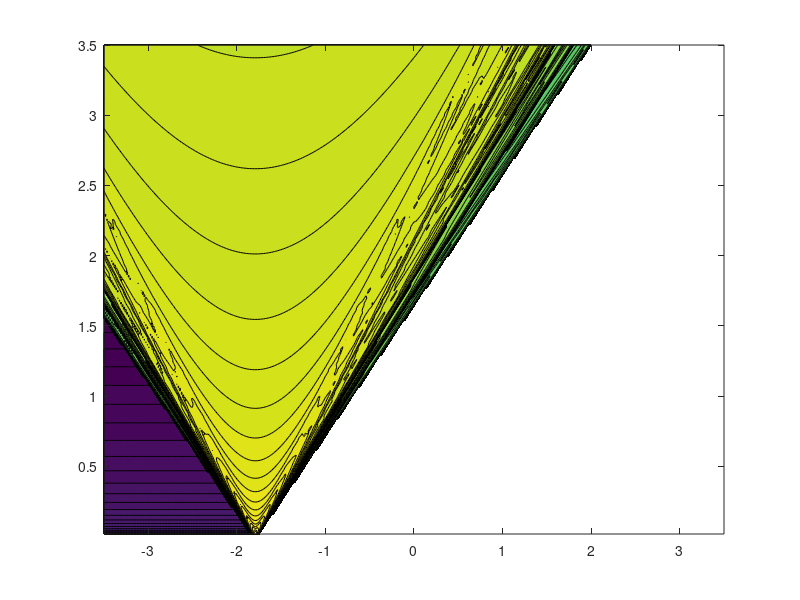
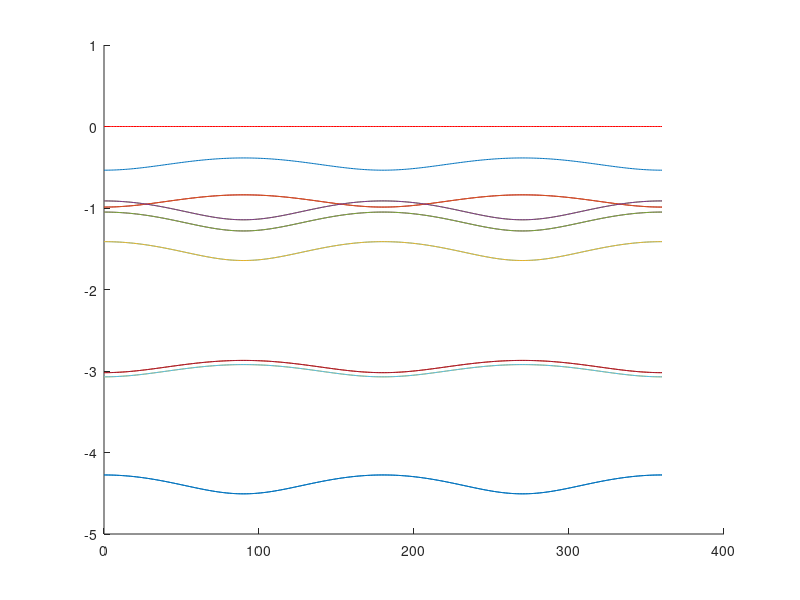

MATLAB code for these plots, in order: (Note: this script raises an error after producing the figures.)
clear;
fs=28;
%natconst;
Qe=1.602e-19;
Mp=1.673e-27;

lambdabalmer=656.1e-9;
lambda=[-257.56,-193.17,-128.78,-64.39,0.000001,64.39,128.78,193.17,257.56];
stark_intens=[1.d0,   18.d0,   16.d0, 1681.d0, 2304.d0, 729.d0, 1936.d0, 5490.d0, 1936.d0, 729.d0...
        2304.d0, 1681.d0, 16.d0, 18.d0, 1.d0];
stark_pi=[1,0,0,1,1,1,0,0,0,1,1,1,0,0,1];
stark_sigma=1-stark_pi;
stark_wavel =[-2.20200d-06,-1.65200d-06,-1.37700d-06,-1.10200d-06, -8.26400d-07,-5.51000d-07,-2.75600d-07,...
        0.00000d0, 2.75700d-07, 5.51500d-07, 8.27400d-07, 1.10300d-06, 1.38000d-06, 1.65600d-06, 2.20900d-06]*1e-10;


    
    
lambdaexp=659.1e-9;

%for lambdaexp=[662.1 659.1 653.1 650.1]*1e-9;
%for phi=[20 40 60 80];
phi=40;
gamma=0:360;

stark_intens_prob=stark_intens/sum(stark_intens);

for j=1:length(stark_intens)
    for i=1:length(gamma);
        stark_intens_prob_gyro(j,i)=stark_intens_prob(j)*(1-stark_pi(j)*(sin(phi/180*pi)*sin(gamma(i)/180*pi))^2 ...
            +stark_sigma(j)*(sin(phi/180*pi)*sin(gamma(i)/180*pi))^2);
    end
end

stark_intens_prob_gyro_sum=sum(stark_intens_prob_gyro,1);


figure(433);clf;hold on;
for i=1:length(stark_intens)
plot(gamma, log10(stark_intens_prob_gyro(i,:)))
end
plot(gamma, log10(stark_intens_prob_gyro_sum),'r')


savefigs=0;

%construct 2D distribution function as a function of parallel and perpendicular velocity. 
dv=3.5e6/200;

%vperp = [0.01e6:dv:3.5e6];
vperpt = [dv:dv:3.5e6];
vparat  = [-3.5e06:dv:3.5e6];
[VPARAT,VPERPT]=meshgrid(vparat,vperpt);



[rows,columns]=size(VPERPT);
ax = [-3.6 3.6 -0.1 3.6];
dlambda=.1e-9;
%for dlambda=[0.1 0.2 0.5 1]*1e-9

du=3e8*(dlambda/lambdabalmer);
%du=1e4;

% %Stark splitting
Efield=1e5;

Bfield=1.79;
vcrossBfield=VPERPT*Bfield;


for i=1:length(stark_wavel)  
    %for i=6:9
    %    lambdastark(:,:,i)=lambdabalmer*(1 + 1.e-6*vcrossBfield*lambdabalmer*lambda(i));
    lambdastark(:,:,i)=lambdabalmer + vcrossBfield*stark_wavel(i);
end

ustark=3e8*(lambdaexp./lambdastark-1);


intennorm=stark_intens/sum(stark_intens);

wvstark=zeros(size(VPARAT));
for i=1:15
    gamma1=acos((ustark(:,:,i)-du/2-cos(phi/180*pi).*(-VPARAT))./(sin(phi/180*pi).*VPERPT));
    gamma2=acos((ustark(:,:,i)+du/2-cos(phi/180*pi).*(-VPARAT))./(sin(phi/180*pi).*VPERPT));
    wv=real( (gamma1-gamma2)/pi - stark_pi(i)*(sin(phi/180*pi))^2/2*((gamma1-gamma2)/pi - (sin(2*gamma1)-sin(2*gamma2))/(2*pi))...
        + stark_sigma(i)*(sin(phi/180*pi))^2/2*((gamma1-gamma2)/pi - (sin(2*gamma1)-sin(2*gamma2))/(2*pi)));
    wvstark=wvstark+stark_intens_prob(i)*wv;
end

gamma1=acos((ustark(:,:,8)-du/2-cos(phi/180*pi).*(-VPARAT))./(sin(phi/180*pi).*VPERPT));
gamma2=acos((ustark(:,:,8)+du/2-cos(phi/180*pi).*(-VPARAT))./(sin(phi/180*pi).*VPERPT));
wv=real((gamma1-gamma2))/pi;%/du*dv^2;

energy0=5.53e6;
phaseshift=0;
vperp0=sqrt(energy0*2*Qe/(2*Mp));
amplitudeV=VPERPT/vperp0;
wvcosine=wv+2*amplitudeV.^2*cos(phaseshift/180*pi).*(real(sin(gamma1)-sin(gamma2)));
       
fig=figure(200);clf; hold on; box on;
set(gcf,'DefaultLineLineWidth',4)
[dummy,H]=contourf(vparat/1e6,vperpt/1e6,real(log10(wvstark)),200);
for i = 1:length(H) set(H(i),'Edgecolor','none');end
axis('equal')
axis(ax)
set(gca,'fontsize',fs,'fontweight','bold')
xlabel('v_{||} [10^6 m/s]','fontsize',fs,'fontweight','bold')
ylabel('v_{\perp} [10^6 m/s]','fontsize',fs,'fontweight','bold')
set(gca,'ytick',[-3 -2 -1 0 1 2 3])
set(gca,'xtick',[-3 -2 -1 0 1 2 3])
set(gca,'yticklabel',[3 2 1 0 1 2 3])
caxis([-3 0])
handlecolorbar=colorbar;%('horiz');
colormapInverseHotBWwfc;
set(handlecolorbar,'fontsize',fs,'fontweight','bold'); 
set(handlecolorbar,'Position',[0.85 0.3 0.03 0.43]);
%set(handlecolorbar,'zticklabel',[-3 -2 -1 0])
 
 

fig=figure(210);clf; hold on; box on;
set(gcf,'DefaultLineLineWidth',4)
[dummy,H]=contourf(vparat/1e6,vperpt/1e6,log10(wv),200);
for i = 1:length(H) set(H(i),'Edgecolor','none');end
axis('equal')
axis(ax)
%set(gca,'Position', [0.2 0.2 0.6 0.75])
set(gca,'fontsize',fs,'fontweight','bold')
xlabel('v_{||} [10^6 m/s]','fontsize',fs,'fontweight','bold')
ylabel('v_{\perp} [10^6 m/s]','fontsize',fs,'fontweight','bold')
set(gca,'ytick',[-3 -2 -1 0 1 2 3])
set(gca,'xtick',[-3 -2 -1 0 1 2 3])
set(gca,'yticklabel',[3 2 1 0 1 2 3])
caxis([-3 0])
handlecolorbar=colorbar;%('horiz');
colormapInverseHotBWwfc;
set(handlecolorbar,'fontsize',fs,'fontweight','bold'); 
set(handlecolorbar,'Position',[0.85 0.3 0.03 0.43]);
%set(handlecolorbar,'zticklabel',[-3 -2 -1 0])

    if 1
fig=figure(220);clf; hold on; box on;
set(gcf,'DefaultLineLineWidth',4)
[dummy,H]=contourf(vparat/1e6,vperpt/1e6,log10(wvcosine),200);
for i = 1:length(H) set(H(i),'Edgecolor','none');end
axis('equal')
axis(ax)
%set(gca,'Position', [0.2 0.2 0.6 0.75])
set(gca,'fontsize',fs,'fontweight','bold')
xlabel('v_{||} [10^6 m/s]','fontsize',fs,'fontweight','bold')
ylabel('v_{\perp} [10^6 m/s]','fontsize',fs,'fontweight','bold')
set(gca,'ytick',[-3 -2 -1 0 1 2 3])
set(gca,'xtick',[-3 -2 -1 0 1 2 3])
set(gca,'yticklabel',[3 2 1 0 1 2 3])
caxis([-3 0])
handlecolorbar=colorbar;%('horiz');
colormapInverseHotBWwfc;
set(handlecolorbar,'fontsize',fs,'fontweight','bold'); 
set(handlecolorbar,'Position',[0.85 0.3 0.03 0.43]);
%set(handlecolorbar,'zticklabel',[-3 -2 -1 0])



fig=figure(230);clf; hold on; box on;
set(gcf,'DefaultLineLineWidth',4)
[dummy,H]=contourf(vparat/1e6,vperpt/1e6,amplitudeV,50);
for i = 1:length(H) set(H(i),'Edgecolor','none');end
axis('equal')
axis(ax)
%set(gca,'Position', [0.2 0.2 0.6 0.75])
set(gca,'fontsize',fs,'fontweight','bold')
xlabel('v_{||} [10^6 m/s]','fontsize',fs,'fontweight','bold')
ylabel('v_{\perp} [10^6 m/s]','fontsize',fs,'fontweight','bold')
set(gca,'ytick',[-3 -2 -1 0 1 2 3])
set(gca,'xtick',[-3 -2 -1 0 1 2 3])
set(gca,'yticklabel',[3 2 1 0 1 2 3])
%caxis([-3 0])
handlecolorbar=colorbar;%('horiz');
colormapInverseHotBWwfc;
set(handlecolorbar,'fontsize',fs,'fontweight','bold'); 
set(handlecolorbar,'Position',[0.85 0.3 0.03 0.43]);
%set(handlecolorbar,'zticklabel',[-3 -2 -1 0])
if savefigs
    saveas(fig,strcat('C:\CTS\MSAL\investigations\weightfct\FIDA\figs\wfcFIDAnoStarkp',num2str(phi),'l',num2str(lambdaexp*1e9),'dl',num2str(dlambda*1e9),'.epsc'));
    saveas(fig,strcat('C:\CTS\MSAL\investigations\weightfct\FIDA\figs\wfcFIDAnoStarkp',num2str(phi),'l',num2str(lambdaexp*1e9),'dl',num2str(dlambda*1e9),'.jpg'));
end  
end


if 1
% energy = 2e3:2e2:140e3;
% pitch = -0.998:0.004:0.998;
energy = 2e3:5e2:140e3;
pitch = -0.998:0.01:0.998;


m = 2*1.67e-27;

[ENERGY,PITCH] = meshgrid(energy,pitch);

VPERPEP=sqrt((1-PITCH.^2)*2.*ENERGY*Qe/(2*Mp));

vcrossBfieldEP=VPERPEP*Bfield;


for i=1:15  
    %for i=6:9
    lambdastarkEP(:,:,i)=lambdabalmer+stark_wavel(i)*vcrossBfieldEP;
end

ustarkEP=3e8*(lambdaexp./lambdastarkEP-1);

% for jp= 1: length(Energy)
%     vpartt(jp,:) =  -Pitch'.*sqrt(2*Energy(jp)*Qe/mD);
%     vperptt(jp,:) = sqrt((1-Pitch'.^2)*2*Energy(jp)*Qe/mD);
% end

wEPstark=zeros(size(ENERGY));
for i=1:15
    gamma1 = acos(1./sin(phi.*pi./180).*1./sqrt(1-PITCH.^2).*((ustarkEP(:,:,i)-du./2)./sqrt(2.*ENERGY./m*Qe)-PITCH.*cos(phi.*pi./180)));
    gamma2 = acos(1./sin(phi.*pi./180).*1./sqrt(1-PITCH.^2).*((ustarkEP(:,:,i)+du./2)./sqrt(2.*ENERGY./m*Qe)-PITCH.*cos(phi.*pi./180)));       
    wEP=real( (gamma1-gamma2)/pi - stark_pi(i)*(sin(phi/180*pi))^2/2*((gamma1-gamma2)/pi - (sin(2*gamma1)-sin(2*gamma2))/(2*pi))...
        + stark_sigma(i)*(sin(phi/180*pi))^2/2*((gamma1-gamma2)/pi - (sin(2*gamma1)-sin(2*gamma2))/(2*pi)));
    wEPstark=wEPstark+stark_intens_prob(i)*wEP;
end

gamma1 = acos(1./sin(phi.*pi./180).*1./sqrt(1-PITCH.^2).*((ustarkEP(:,:,5)-du./2)./sqrt(2.*ENERGY./m*Qe)-PITCH.*cos(phi.*pi./180)));
gamma2 = acos(1./sin(phi.*pi./180).*1./sqrt(1-PITCH.^2).*((ustarkEP(:,:,5)+du./2)./sqrt(2.*ENERGY./m*Qe)-PITCH.*cos(phi.*pi./180)));       
wEP=real((gamma1-gamma2))/pi;%/du*dv^2;

amplitudeEP=sqrt(ENERGY./energy0.*(1-PITCH.^2));
wEPcosine=wEP+2*amplitudeEP*cos(phaseshift/180*pi).*(real(sin(gamma1)-sin(gamma2)));




axEP = [0 142 -1.02 1.02];

if 1 
    fig=figure(300);clf; hold on; box on;
    set(gcf,'DefaultLineLineWidth',4)
    [dummy,H]=contourf(energy/1000,pitch,wEPstark,50);
    for i = 1:length(H) set(H(i),'Edgecolor','none');end
    %axis('equal')
    axis(axEP)
    set(gca,'fontsize',fs,'fontweight','bold')
    xlabel('Energy [keV]','fontsize',fs,'fontweight','bold')
    ylabel('Pitch [-]','fontsize',fs,'fontweight','bold')
    %set(gca,'ytick',[-3 -2 -1 0 1 2 3])
    %set(gca,'xtick',[-3 -2 -1 0 1 2 3])
    %set(gca,'yticklabel',[3 2 1 0 1 2 3])
    handlecolorbar=colorbar;%('horiz');
    colormapInverseHotBWwfc;
    set(handlecolorbar,'fontsize',fs,'fontweight','bold'); 
    set(handlecolorbar,'Position',[0.85 0.3 0.03 0.4]);
    set(gca,'Position', [0.150 0.150 0.65 0.80])
    if savefigs
        saveas(fig,strcat('C:\CTS\MSAL\investigations\weightfct\FIDA\figs\wfcEPFIDAStarkp',num2str(phi),'l',num2str(lambdaexp*1e9),'dl',num2str(dlambda*1e9),'.epsc'));
        saveas(fig,strcat('C:\CTS\MSAL\investigations\weightfct\FIDA\figs\wfcEPFIDAStarkp',num2str(phi),'l',num2str(lambdaexp*1e9),'dl',num2str(dlambda*1e9),'.jpg'));
        
    end  
end

fig=figure(310);clf; hold on; box on;
set(gcf,'DefaultLineLineWidth',4)
%[dummy,H]=contourf(energy/1000,pitch,log10(wEP),100);
[dummy,H]=contourf(energy/1000,pitch,wEP,100);
for i = 1:length(H) set(H(i),'Edgecolor','none');end
axis(axEP)
set(gca,'fontsize',fs,'fontweight','bold')
xlabel('Energy [keV]','fontsize',fs,'fontweight','bold')
ylabel('Pitch [-]','fontsize',fs,'fontweight','bold')
%set(gca,'ytick',[-3 -2 -1 0 1 2 3])
%set(gca,'xtick',[-3 -2 -1 0 1 2 3])
%set(gca,'yticklabel',[3 2 1 0 1 2 3])
%caxis([-3 0])
handlecolorbar=colorbar;%('horiz');
%colormapInverseHotBWwfc;
colormap(flipud(pink))
set(handlecolorbar,'fontsize',fs,'fontweight','bold'); 
set(handlecolorbar,'Position',[0.85 0.2 0.03 0.7]);
set(gca,'Position', [0.180 0.150 0.62 0.80])
if savefigs
    saveas(fig,strcat('C:\CTS\MSAL\investigations\weightfct\FIDA\figs\wfcEPFIDAnoStarkp',num2str(phi),'l',num2str(lambdaexp*1e9),'dl',num2str(dlambda*1e9),'.epsc'));
    saveas(fig,strcat('C:\CTS\MSAL\investigations\weightfct\FIDA\figs\wfcEPFIDAnoStarkp',num2str(phi),'l',num2str(lambdaexp*1e9),'dl',num2str(dlambda*1e9),'.jpg'));
    
end  


if 0
fig=figure(320);clf; hold on; box on;
set(gcf,'DefaultLineLineWidth',4)
[dummy,H]=contourf(energy/1000,pitch,log10(wEPcosine),100);
for i = 1:length(H) set(H(i),'Edgecolor','none');end
axis(axEP)
set(gca,'fontsize',fs,'fontweight','bold')
xlabel('Energy [keV]','fontsize',fs,'fontweight','bold')
ylabel('Pitch [-]','fontsize',fs,'fontweight','bold')
%set(gca,'ytick',[-3 -2 -1 0 1 2 3])
%set(gca,'xtick',[-3 -2 -1 0 1 2 3])
%set(gca,'yticklabel',[3 2 1 0 1 2 3])
caxis([-3 0])
handlecolorbar=colorbar;%('horiz');
colormapInverseHotBWwfc;
set(handlecolorbar,'fontsize',fs,'fontweight','bold'); 
set(handlecolorbar,'Position',[0.85 0.2 0.03 0.7]);
set(gca,'Position', [0.180 0.150 0.62 0.80])
if savefigs
    saveas(fig,strcat('C:\CTS\MSAL\investigations\weightfct\FIDA\figs\wfcEPFIDAcosine',num2str(phi),'l',num2str(lambdaexp*1e9),'dl',num2str(dlambda*1e9),'.epsc'));
    saveas(fig,strcat('C:\CTS\MSAL\investigations\weightfct\FIDA\figs\wfcEPFIDAcosine',num2str(phi),'l',num2str(lambdaexp*1e9),'dl',num2str(dlambda*1e9),'.jpg'));
    
end  

fig=figure(330);clf; hold on; box on;
set(gcf,'DefaultLineLineWidth',4)
[dummy,H]=contourf(energy/1000,pitch,amplitudeEP,50);
for i = 1:length(H) set(H(i),'Edgecolor','none');end
axis(axEP)
set(gca,'fontsize',fs,'fontweight','bold')
xlabel('Energy [keV]','fontsize',fs,'fontweight','bold')
ylabel('Pitch [-]','fontsize',fs,'fontweight','bold')
%set(gca,'ytick',[-3 -2 -1 0 1 2 3])
%set(gca,'xtick',[-3 -2 -1 0 1 2 3])
%set(gca,'yticklabel',[3 2 1 0 1 2 3])
%caxis([-3 0])
handlecolorbar=colorbar;%('horiz');
colormapInverseHotBWwfc;
set(handlecolorbar,'fontsize',fs,'fontweight','bold'); 
set(handlecolorbar,'Position',[0.85 0.2 0.03 0.7]);
set(gca,'Position', [0.180 0.150 0.62 0.80])
if savefigs
    saveas(fig,strcat('C:\CTS\MSAL\investigations\weightfct\FIDA\figs\wfcEPFIDamplitude',num2str(phi),'l',num2str(lambdaexp*1e9),'dl',num2str(dlambda*1e9),'.epsc'));
    saveas(fig,strcat('C:\CTS\MSAL\investigations\weightfct\FIDA\figs\wfcEPFIDamplitude',num2str(phi),'l',num2str(lambdaexp*1e9),'dl',num2str(dlambda*1e9),'.jpg'));
    
end  

end
end
if 0
    for i=1:9
        figure(700+i);clf;hold on;
        [dummy,H]=contourf(vparat/1e6,vperpt/1e6,lambdastark(:,:,i)*1e9,20); 
        %for i = 1:length(H) set(H(i),'Edgecolor','none');end
        %[dummy,H]=contour(vpara/1e6,vperp/1e6,fVvpavpe2pivperp,10,'k'); 
        %for i = 1:length(H) set(H(i),'linewidth',1,'color',[0.8 0.8 0.8]);end
        axis('equal')
        axis(ax)
        set(gca,'fontsize',fs,'fontweight','bold')
        xlabel('v_{||} [10^6 m/s]','fontsize',fs,'fontweight','bold')
        ylabel('v_{\perp} [10^6 m/s]','fontsize',fs,'fontweight','bold')
        %   set(gca,'ytick',[-3 -2 -1 0 1 2 3])
        %   set(gca,'xtick',[-3 -2 -1 0 1 2 3])
        %   set(gca,'yticklabel',[3 2 1 0 1 2 3])
        handlecolorbar=colorbar;%('horiz');
        %caxis([0 max(max(fVvpavpe2pivperp))])
        %colormap(jet);
        set(handlecolorbar,'fontsize',fs,'fontweight','bold'); 
        %set(handlecolorbar,'Position',[0.85 0.3 0.03 0.43]);
        
        figure(800+i);clf;hold on;
        [dummy,H]=contourf(vparat/1e6,vperpt/1e6,ustark(:,:,i),20); 
        %for i = 1:length(H) set(H(i),'Edgecolor','none');end
        %[dummy,H]=contour(vpara/1e6,vperp/1e6,fVvpavpe2pivperp,10,'k'); 
        %for i = 1:length(H) set(H(i),'linewidth',1,'color',[0.8 0.8 0.8]);end
        axis('equal')
        axis(ax)
        set(gca,'fontsize',fs,'fontweight','bold')
        xlabel('v_{||} [10^6 m/s]','fontsize',fs,'fontweight','bold')
        ylabel('v_{\perp} [10^6 m/s]','fontsize',fs,'fontweight','bold')
        %   set(gca,'ytick',[-3 -2 -1 0 1 2 3])
        %   set(gca,'xtick',[-3 -2 -1 0 1 2 3])
        %   set(gca,'yticklabel',[3 2 1 0 1 2 3])
        handlecolorbar=colorbar;%('horiz');
        %caxis([0 max(max(fVvpavpe2pivperp))])
        %colormap(jet);
        set(handlecolorbar,'fontsize',fs,'fontweight','bold'); 
        %set(handlecolorbar,'Position',[0.85 0.3 0.03 0.43]);
    end
    
end

%end
